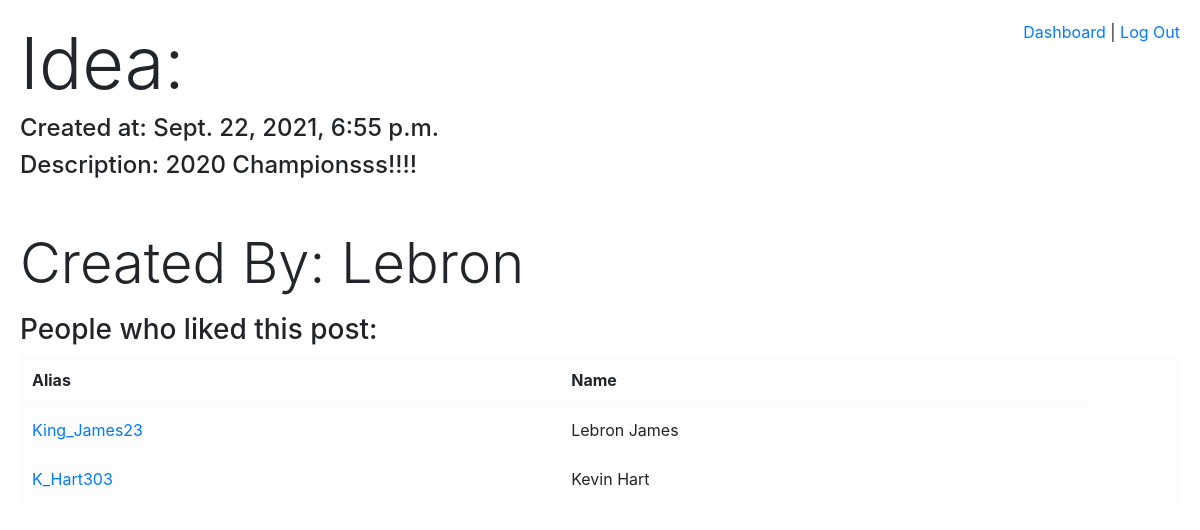
Screenshot of /display_one/7 (signed in) with the database file from the repository.
### bright_app/models.py (models this page shows)
class Ideas(models.Model):
    first_name = models.CharField(max_length=45)
    description = models.TextField()
    like = models.ManyToManyField('User', related_name='liked_ideas')
    owner = models.ForeignKey('User', related_name='uploaded_by', on_delete=models.CASCADE)
    created_at = models.DateTimeField(auto_now_add=True)
    updated_at = models.DateTimeField(auto_now=True)
    objects = IdeasManager()

class User(models.Model):
    first_name = models.CharField(max_length=45)
    last_name = models.CharField(max_length=45)
    alias = models.CharField(max_length=45)
    email = models.EmailField(unique=True)
    password = models.CharField(max_length=255)
    objects = UserManager()

### bright_app/views.py (the view)
# urls.py: path('display_one/<int:id>', views.display_one),
def display_one(request, id):
    if 'user_id' not in request.session:
        return redirect('/')
    context = {
        'one_idea' : Ideas.objects.get(id=id),
    }
    return render(request, 'display_one.html', context)

### bright_app/templates/display_one.html (shortened to what this page needs)
<!DOCTYPE html>
<html lang="en">
<head>
    <link href="https://stackpath.bootstrapcdn.com/bootstrap/4.5.0/css/bootstrap.min.css" rel="stylesheet"
>
    {% load static %}
    <link rel="stylesheet" href="{% static 'style.css' %}">
</head>
<body>
    <div style="margin: 20px;" class="idea">
        <div style="float: right;" class="logout">
            <p><a href="/display_all">Dashboard</a> | <a href="/logout">Log Out</a></p>
        </div>
        <h1 class="display-3">Idea:</h1>
        <h4>Created at: {{one_idea.created_at}}</h4>
        <h4>Description: {{one_idea.description}}</h4>
        <h2 style="margin-top: 50px;" class="display-4">Created By: {{one_idea.owner.first_name}}</h2>
        <h3>People who liked this post:</h3>
        <div class="table">
            <table class="table table-light">
                <thead>
                    <tr>
                        <th>Alias</th>
                        <th>Name</th>
                    </tr>
                </thead>
                <tbody>
                    {%for person in one_idea.like.all%}
                    <tr>
                        <td><a href="/user/{{person.id}}">{{person.alias}}</a></td>
                        <td>{{ person.first_name}} {{person.last_name}}<td>
                    </tr>
                    {%endfor%}
                </tbody>
            </table>
        </div>
    </div>
</body>
</html>

### bright_app/static/style.css (style rules this page uses)
* { margin: 0 auto; }

### rows the page displays
Ideas: created_at "Sept. 22, 2021, 6:55 p.m.", description "2020 Championsss!!!!", owner.first_name "Lebron"
User: alias "King_James23", first_name "Lebron", last_name "James"
User: alias "K_Hart303", first_name "Kevin", last_name "Hart"
